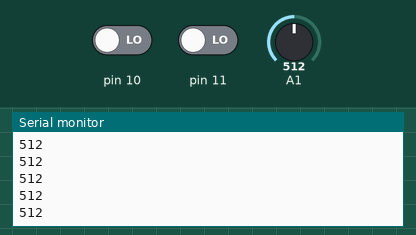
This sketch was run on a simulated Arduino Nano, built with avr-gcc and run on an emulated ATmega328P. Parts: the last lines printed to the serial monitor. The test bench sets the inputs (shaded band); at power-on: pin 10 LOW, A1 = 512, pin 11 LOW.

Above: at 1.2 s.
1.3 s: pin 10 driven HIGH
At 1.9 s:
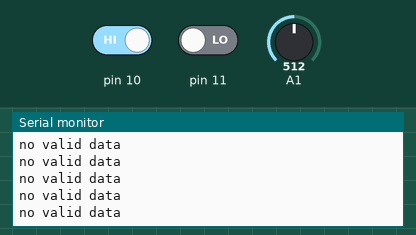
3.2 s: pin 10 driven LOW
At 3.8 s:
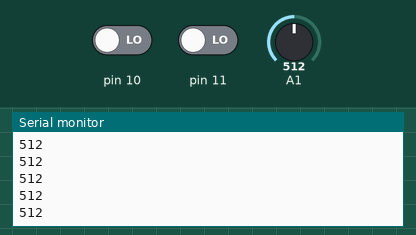
4.7 s: A1 set to 716
At 5.3 s:
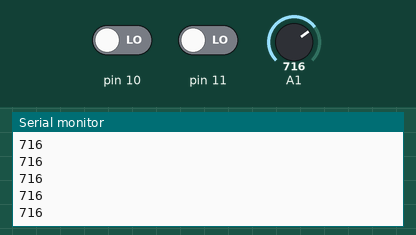
6.2 s: pin 11 driven HIGH
At 6.7 s:
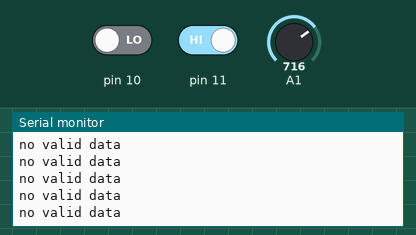
9.2 s: pin 11 driven LOW
At 9.7 s:
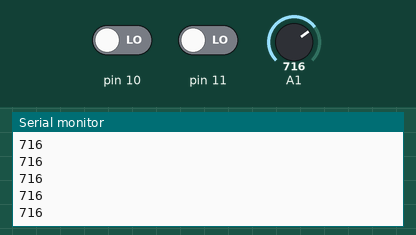
10.7 s: A1 set to 900
At 11.2 s:
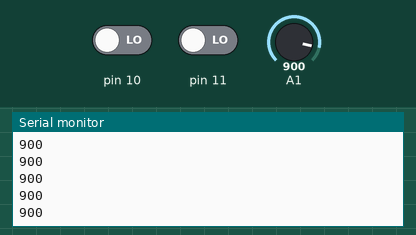
Timing chart, 0 to 13.2 s (numbered marks = the images above; inputs shaded):
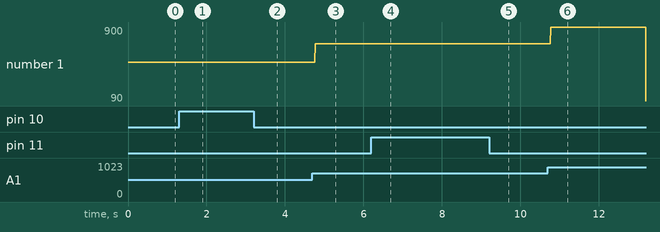

Measured:
- after the input at 1.3 s, the serial monitor: prints a new line after 0.07 s (image 1)
- after the input at 4.7 s, the serial monitor: prints a new line after 0.07 s (image 3)
- after the input at 10.7 s, the serial monitor: prints a new line after 0.07 s (image 6)
- plotted number 1: 512 → 716 after the input at 4.7 s, 716 → 90 after the input at 10.7 s

The sketch:

EKG.ino
```cpp
/* Arduino Nano based EKG monitor.
 *
 * EKG module AD8232) - Adruino Nano
 * =================================
 * GND - GND
 * 3.3V - 5V
 * OUTPUT - A1
 * LO- - D11
 * LO+ - D10
 * SDN  not connected
 *
 * Electrodes:
 * - red R = RA (right arm)
 * - green R = LA (left arm)
 * - yellow L = RL (right leg)
*/

void setup() {
  pinMode(10,INPUT);
  pinMode(11,INPUT);
  Serial.begin(9600);
}

void loop() {
  if ((digitalRead(10)==1)||(digitalRead(11)==1)) {
    Serial.println("no valid data");
  }
  else {
    Serial.println(analogRead(A1));
  }
  //delay(10);
}
```
